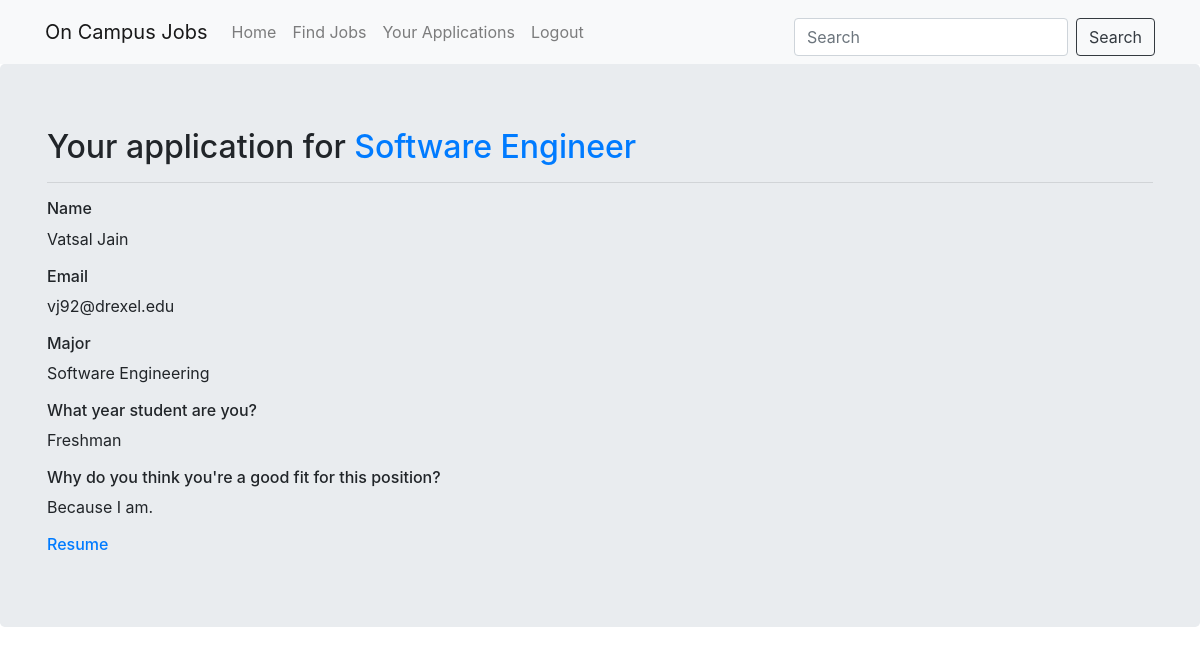
/jobs/applications/1 (signed in), run on the app's committed database.
### Jobs/models.py (models this page shows, shortened)
class Application(models.Model):
    job = models.ForeignKey("Job", on_delete=models.CASCADE)
    user = models.ForeignKey(User, on_delete=models.DO_NOTHING, blank=True)
    name = models.CharField(max_length=100)
    email = models.EmailField()
    major = models.CharField(max_length=100)
    year = models.CharField(max_length=100)
    fit = models.TextField()
    resume = models.FileField(upload_to='resume/', max_length=100, blank=True)

class Job(models.Model):
    user = models.ForeignKey(User, on_delete=models.CASCADE, blank=True)
    name = models.CharField(max_length=100)
    short_desc = models.CharField(max_length=150, blank=True)
    description = models.TextField()
    department = models.CharField(max_length=100, blank = True, null = True)
    deadline = models.DateField()
    location = models.CharField(max_length=100)
    international = models.BooleanField()
    eligibility = models.CharField(max_length=100)
    major = models.CharField(max_length=100, blank = True, null = True)
    status = models.CharField(max_length=50)
    def __str__(self):
        return self.name

### Jobs/views.py (the view)
# urls.py: path('applications/<int:application_id>', views.application_detail, name='application_detail')
@login_required
def application_detail(request, application_id):
    current_user = request.user
    user = User.objects.get(id=current_user.id)
    application = get_object_or_404(Application, pk=application_id)
    return render(request, 'Jobs/application_detail.html', {'application':application, 'user':user})

### Jobs/templates/Jobs/application_detail.html (shortened to what this page needs)
{% extends 'base.html' %}
{% block content %}
    <div class="jumbotron">
        <div class="container">
            <h2>Your application for <a href="{% url 'detail' application.job.id %}" style="text-decoration: none !important;">{{ application.job }}</a></h2>
            <hr>
            <h6>Name</h6>
            <p>{{ application.name }}</p>
            <h6>Email</h6>
            <p>{{ application.email }}</p>
            <h6>Major</h6>
            <p>{{ application.major }}</p>
            <h6>What year student are you?</h6>
            <p>{{ application.year }}</p>
            <h6>Why do you think you're a good fit for this position?</h6>
            <p>{{ application.fit }}</p>
            <h6><a href="{{ application.resume }}">Resume</a></h6>
        </div>
    </div>
{% endblock content %}

### students/static/css/main.css (style rules this page uses)
html,body { height: 100%; }

### data on the page
Application: job "Software Engineer", name "Vatsal Jain", email "vj92@drexel.edu", major "Software Engineering", year "Freshman", fit "Because I am."
